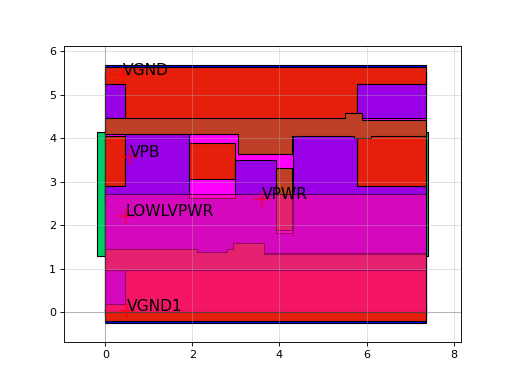

Reproduce this figure in Python.
import sky130

c = sky130.components.sky130_fd_sc_hd__lpflow_lsbuf_lh_isowell_tap_4()
c.plot()
